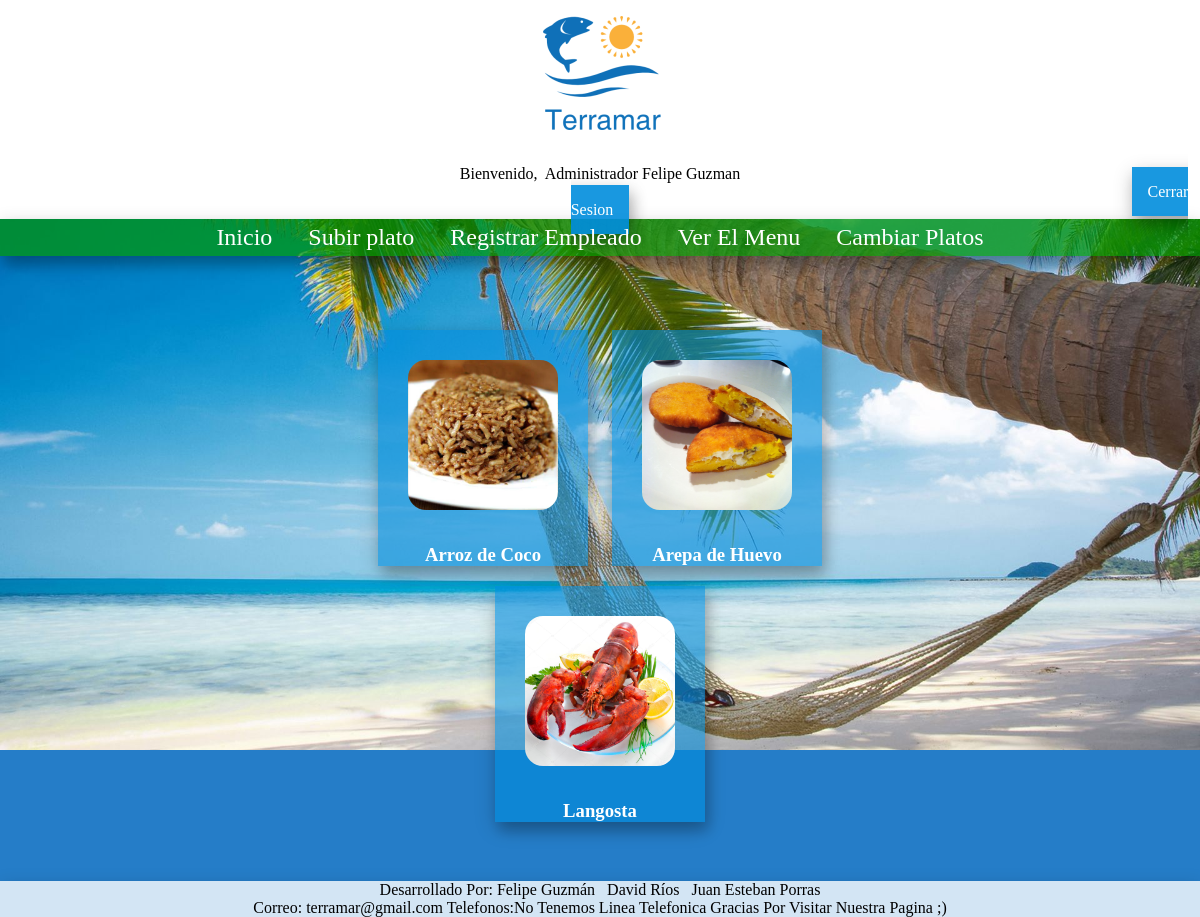
/menu.php (signed in), run on the app's committed database.
### tables this page shows
CREATE TABLE `platos` (
  `id_plato` int(11) NOT NULL,
  `nom_plato` varchar(45) NOT NULL,
  `tiempo_preparacion` varchar(11) NOT NULL,
  `preparacion` longtext NOT NULL,
  `precio` int(11) NOT NULL,
  `ruta` text NOT NULL,
  `descripcion` longtext NOT NULL
);

### menu.php (the view, shortened to what this page needs)
<?php
include "headers.php";
include 'conexion.php';
 ?>
 <!DOCTYPE html>
<html lang="es">
<head>
    <link rel="stylesheet" type="text/css" href="css/estilo.css">
</head>
<body>
<center>
<section class="banner">
                <center>
                <img alt="logo" class="logo" src="images/logo.png">
            </center>
               <?php echo $bienvenidad ?>
            </section>
<nav>
    <ul>
        <li>
            <?php echo $menu ?>
        </li>
    </ul>
</nav>
<article>
    <section class="menu" >
    <?php
    $sql     = "SELECT * FROM platos;";
    $mostrar = $conexion->query($sql);
    while ($buscaPlatos = $mostrar->fetch_assoc()) {
        echo '        <a href="'.$info_plato.'=' . $buscaPlatos['id_plato'] . '"><div class="platos">
            <img class="foto" src="' . $buscaPlatos['ruta'] . '" alt="' . $buscaPlatos['nom_plato'] . '" style="width: 150px;height: 150px;padding:30px;border-radius:3em;">
            <h1>' . $buscaPlatos['nom_plato'] . '</h1>
            </div></a>
';
    }
    ?>
    </section>
</article>
<footer>
            <p>
                Desarrollado Por:
    Felipe Guzmán   David Ríos   Juan  Esteban Porras
            </p>
            <p>
                Correo: terramar@gmail.com
    Telefonos:No Tenemos Linea Telefonica
    Gracias Por Visitar Nuestra Pagina ;)
            </p>
</footer>
</body>
</html>

### css/estilo.css (style rules this page uses)
* { margin: 0; padding: 0em; }
body { background: #257DC8; background-image: url(../images/fondo.jpg); background-repeat: no-repeat; background-size: 100%; background-attachment: fixed; }
.banner { display: block; text-align: center; background-color: rgb(255, 255, 255); width: 100%; margin: auto; }
.logo { padding: 1em; background: #fff; border-radius: 2.5em; margin-left: 0px; width: 167, 4px; height: 116, 1px; }
ul li { list-style: none; padding: 5px 0px 5px 0px; background: rgb(0, 153, 0, 0.7); box-shadow: 4px 9px 13px 0 rgba(0, 0, 0, 0.2), 0 6px 20px 0 rgba(0, 0, 0, 0.19); text-align: center; width: 100%; margin: auto; }
.menu { text-align: center; padding-top: 4em; padding-left: 20em; padding-right: 20em; }
.platos { display: inline-block; color: #fff; background: rgb(0, 141, 221, 0.6); box-shadow: 4px 9px 13px 0 rgba(0, 0, 0, 0.2), 0 6px 20px 0 rgba(0, 0, 0, 0.19); text-align: center; margin: 10px; position: relative; }
footer { background-color: rgb(255, 255, 255, 0.8); color: rgb(0, 0, 0); text-align: center; box-shadow: 4px 9px 13px 0 rgba(0, 0, 0, 0.2), 0 6px 20px 0 rgba(0, 0, 0, 0.19); margin-top: 49px; }

### data on the page
platos: ruta (picture), nom_plato "Arroz de Coco"
platos: ruta (picture), nom_plato "Arepa de Huevo"
platos: ruta (picture), nom_plato "Langosta"

### other printed values
$_SESSION['nom'] "Felipe Guzman"
